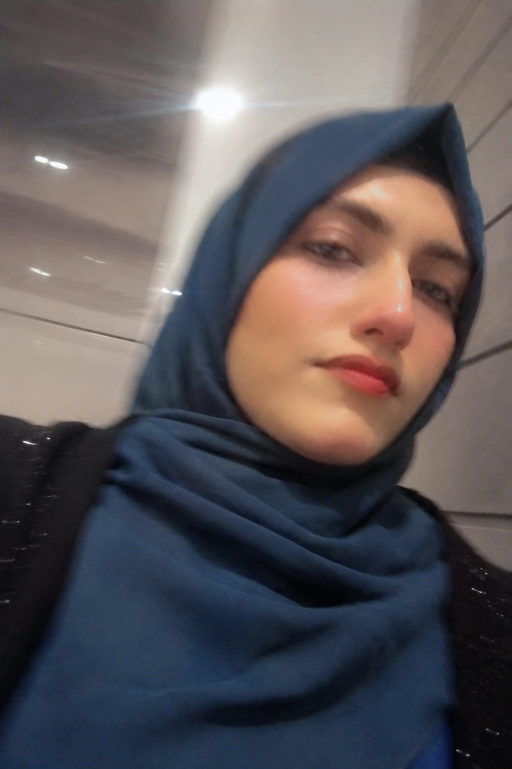
#> input picture assets/photo/placeholder.jpg, 1023 x 1537 px (shown at 1/2 size)
$ python build_banner.py ../assets/photo/placeholder.jpg
#> lines starting #> are read from the running program, lines starting #| are printed output that depends on the picture
### scripts/banner/portrait.py
"""Photo to dithered dot runs: crop, skin mask, luminance adapt, threshold."""

from PIL import Image, ImageChops, ImageFilter, ImageOps

from .build import CROP, GRID_H, GRID_W, LUM_THRESHOLD


def load_rgb(path):
#> called with path = '../assets/photo/placeholder.jpg'
    return Image.open(path).convert("RGB")
#> returned value is the input picture: PIL image 1023x1537 RGB; mean R, G, B 91.3, 85.9, 88.6


def crop_to_grid(img, crop=CROP):
    w, h = img.size
    x0, y0, x1, y1 = crop
    box = (int(w * x0), int(h * y0), int(w * x1), int(h * y1))
    cropped = img.crop(box)
    return ImageOps.fit(cropped, (GRID_W, GRID_H), Image.LANCZOS)


def auto_center_crop(img, max_iter=6):
    w, h = img.size
    x0, y0, x1, y1 = CROP
    cw = x1 - x0
    for _ in range(max_iter):
        temp = crop_to_grid(img, (x0, y0, x1, y1))
        mask = subject_mask(temp)
        mx = wt = 0
        data = list(mask.getdata())
        for yy in range(GRID_H):
            for xx in range(GRID_W):
                v = data[yy * GRID_W + xx]
                if v > 90:
                    mx += xx * v
                    wt += v
        if wt == 0:
            break
        shift = mx / wt - GRID_W / 2
        if abs(shift) < 1.0:
            break
        dx = shift * (cw * w) / GRID_W
        nx0 = max(0.0, min(x0 + dx / w, 1.0 - cw))
        if abs(nx0 - x0) < 1e-4:
            break
        x0, x1 = nx0, nx0 + cw
    return (x0, y0, x1, y1)


def mean_luminance(img):
    gray = ImageOps.grayscale(img)
    data = list(gray.getdata())
    return sum(data) / len(data)


def _largest_blob(mask):
    w, h = mask.size
    raw = list(mask.getdata())
    seen = [False] * (w * h)
    best = []

    def fill(sx, sy):
        stack = [(sx, sy)]
        comp = []
        while stack:
            x, y = stack.pop()
            i = y * w + x
            if x < 0 or y < 0 or x >= w or y >= h or seen[i] or raw[i] == 0:
                continue
            seen[i] = True
            comp.append((x, y))
            stack.extend(((x - 1, y), (x + 1, y), (x, y - 1), (x, y + 1)))
        return comp

    for y in range(h):
        for x in range(w):
            i = y * w + x
            if raw[i] and not seen[i]:
                comp = fill(x, y)
                if len(comp) > len(best):
                    best = comp
    out = Image.new("L", (w, h), 0)
    for x, y in best:
        out.putpixel((x, y), 255)
    return out


def subject_mask(img, thr_scale=1.0):
    hsv = img.convert("HSV")
    h, s, v = hsv.split()
    hue_ok = h.point(lambda p: 255 if p < 32 else 0)
    sat_ok = s.point(lambda p: 255 if 20 < p < 225 else 0)
    val_ok = v.point(lambda p: 255 if p > int(46 * thr_scale) else 0)
    mask = ImageChops.multiply(hue_ok, ImageChops.multiply(sat_ok, val_ok))
    mask = mask.filter(ImageFilter.MedianFilter(5))
    mask = _largest_blob(mask)
    return mask.filter(ImageFilter.GaussianBlur(1))


def _threshold(data, w, h, thresh, dark):
    table = list(data)
    for y in range(h):
        for x in range(w):
            i = y * w + x
            old = table[i]
            new = 255.0 if (old >= thresh if dark else old <= thresh) else 0.0
            err = old - new
            table[i] = new
            if x + 1 < w:
                table[y * w + x + 1] += err * 7 / 16
            if y + 1 < h:
                if x > 0:
                    table[(y + 1) * w + x - 1] += err * 3 / 16
                table[(y + 1) * w + x] += err * 5 / 16
                if x + 1 < w:
                    table[(y + 1) * w + x + 1] += err * 1 / 16
    return table


def dot_runs(img, dark, thr_scale=1.0, mask=None):
    img = crop_to_grid(img, auto_center_crop(img))
    gray = ImageOps.grayscale(img)
    w, h = gray.size
    data = [float(p) for p in gray.getdata()]
    subj = mask if mask is not None else subject_mask(img, thr_scale)
    subj_data = list(subj.getdata())

    mask_mean = 128.0
    subj_lum = [data[i] for i in range(len(data)) if subj_data[i] > 90]
    if subj_lum:
        mask_mean = sum(subj_lum) / len(subj_lum)

    mean = mean_luminance(gray)
    if dark:
        polarity = "paint"
    else:
        polarity = "ink" if mean >= LUM_THRESHOLD else "paint"
    thresh = mask_mean * (0.94 if polarity == "paint" else 1.04)

    table = _threshold(data, w, h, thresh, polarity == "paint")
    for i in range(len(table)):
        if table[i] < 128:
            continue
        lit = data[i] >= 200
        inside = subj_data[i] > 90
        if not (inside or lit):
            table[i] = 0.0

    runs = []
    for y in range(h):
        row = []
        x = 0
        while x < w:
            if table[y * w + x] >= 128:
                x1 = x
                while x + 1 < w and table[y * w + x + 1] >= 128:
                    x += 1
                row.append((x1, x))
            x += 1
        if row:
            runs.append((y, row))
    return runs

### scripts/banner/anim.py
"""SMIL animation generators for the 19.5 s banner timeline."""

from .build import TIMELINE


def _begin(index, total):
    return round(index * TIMELINE / total, 3) if total else 0.0


def materialize(index, total):
    begin = _begin(index, total)
    dur = round(max(0.6, 1.8 - begin), 3)
    return (
        f'<animate attributeName="opacity" values="0;1" '
        f'begin="{begin}s" dur="{dur}s" fill="freeze"/>'
    )


def drift(index, total):
    begin = _begin(index, total)
    amp = -1.5 - (index % 3)
    loop = round(begin + TIMELINE, 3)
    return (
        f'<animateTransform attributeName="transform" type="translate" '
        f'values="0 0; 0 {amp}; 0 0" begin="{begin}s; {loop}s" '
        f'dur="{TIMELINE}s" repeatCount="indefinite"/>'
    )

### scripts/banner/logos.py
"""Tech logo grid: monogram tiles that materialize beneath the info panel."""

from .build import TIMELINE

LOGO_SET = [
    ("PY", "#3776AB"), ("JS", "#F7DF1E"), ("TS", "#3178C6"), ("RD", "#FF2D20"),
    ("RE", "#61DAFB"), ("NX", "#000000"), ("TW", "#06B6D4"), ("GI", "#F05032"),
    ("GH", "#181717"), ("AW", "#FF9900"), ("PG", "#4169E1"), ("GO", "#00ADD8"),
    ("RU", "#DEA584"), ("DK", "#2496ED"), ("PG", "#336791"), ("NM", "#000000"),
]


def logo_grid(theme, origin_x, origin_y, tiles=12, cols=6, size=34, gap=14):
    lines = []
    for i in range(tiles):
        col = i % cols
        row = i // cols
        cx = origin_x + col * (size + gap) + size / 2
        cy = origin_y + row * (size + gap) + size / 2
        label, color = LOGO_SET[i % len(LOGO_SET)]
        begin = round(i * 1.6, 3)
        loop = round(begin + TIMELINE, 3)
        half = size / 2
        lines.append(
            f'<g transform="translate({cx:g} {cy:g})" opacity="0">'
            f'<rect x="-{half:g}" y="-{half:g}" width="{size:g}" height="{size:g}" '
            f'rx="8" fill="{theme["panel"]}" stroke="{color}" stroke-width="1.5"/>'
            f'<text y="5" text-anchor="middle" font-family="monospace" '
            f'font-size="{size * 0.42:g}" fill="{color}">{label}</text>'
            f'<animate attributeName="opacity" values="0;0.85" begin="{begin}s" '
            f'dur="0.8s" fill="freeze"/>'
            f'<animateTransform attributeName="transform" type="translate" '
            f'additive="sum" values="0 0; 0 -4; 0 0" begin="{begin}s; {loop}s" '
            f'dur="{TIMELINE}s" repeatCount="indefinite"/>'
            f'</g>'
        )
    return "\n".join(lines)

### scripts/banner/premium.py
"""Premium decorations: terminal frame, info panel, section divider."""

from .build import CANVAS, FRAME, TIMELINE


def terminal_frame(theme):
    x0, y0, x1, y1 = FRAME
    rx = 18
    return (
        f'<rect x="{x0:g}" y="{y0:g}" width="{x1 - x0:g}" height="{y1 - y0:g}" '
        f'rx="{rx:g}" fill="{theme["panel"]}" stroke="{theme["border"]}" '
        f'stroke-width="2"/>'
        f'<circle cx="{x0 + 24:g}" cy="{y0 + 24:g}" r="6" fill="#EF4444"/>'
        f'<circle cx="{x0 + 46:g}" cy="{y0 + 24:g}" r="6" fill="#F59E0B"/>'
        f'<circle cx="{x0 + 68:g}" cy="{y0 + 24:g}" r="6" fill="{theme["green"]}"/>'
        f'<circle cx="{x0 + 180:g}" cy="{y0 + 30:g}" r="1.5" fill="{theme["cyan"]}">'
        f'<animate attributeName="r" values="1.5;3;1.5" dur="4s" repeatCount="indefinite"/>'
        f'</circle>'
    )


def info_panel(theme, name, roles, contact):
    cx = CANVAS[0] / 2 + 260
    return (
        f'<g>'
        f'<text x="{cx:g}" y="150" text-anchor="middle" font-family="monospace" '
        f'font-size="44" font-weight="700" fill="{theme["portrait"]}">{name}'
        f'<animate attributeName="fill" values="{theme["portrait"]};{theme["cyan"]};'
        f'{theme["green"]};{theme["portrait"]}" dur="{TIMELINE}s" '
        f'repeatCount="indefinite"/></text>'
        f'<text x="{cx:g}" y="200" text-anchor="middle" font-family="monospace" '
        f'font-size="20" fill="{theme["text"]}">{roles}<tspan fill="{theme["cyan"]}">|</tspan>'
        f'<animate attributeName="opacity" values="1;0.4;1" dur="2s" '
        f'repeatCount="indefinite"/></text>'
        f'<text x="{cx:g}" y="248" text-anchor="middle" font-family="monospace" '
        f'font-size="16" fill="{theme["cyan"]}">{contact}</text>'
        f'</g>'
    )


def divider(theme):
    return (
        f'<svg xmlns="http://www.w3.org/2000/svg" width="1000" height="24" '
        f'viewBox="0 0 1000 24">'
        f'<defs><linearGradient id="g" x1="0" x2="1">'
        f'<stop offset="0" stop-color="{theme["cyan"]}"/>'
        f'<stop offset="0.5" stop-color="{theme["portrait"]}"/>'
        f'<stop offset="1" stop-color="{theme["green"]}"/>'
        f'</linearGradient></defs>'
        f'<rect x="0" y="8" width="1000" height="8" rx="4" fill="url(#g)">'
        f'<animate attributeName="opacity" values="0.4;1;0.4" dur="6s" '
        f'repeatCount="indefinite"/></rect>'
        f'</svg>'
    )

### scripts/build_banner.py
#!/usr/bin/env python3
"""One-command banner builder: photo -> dark.svg + light.svg + dividers."""

import os
import sys

from banner import portrait, verify
from banner.anim import drift, materialize
from banner.build import CANVAS, DOT, FRAME, FRAME_H, FRAME_W, PXO, PYO, THEMES, TIMELINE
from banner.logos import logo_grid
from banner.premium import divider, info_panel, terminal_frame

NAME = "Syeda Noor Fatima"
ROLES = "Full-Stack Dev · Agentic AI · DevOps"
CONTACT = "syedanoorfatima610@gmail.com"


def _glow(theme):
    fx = FRAME[0] + FRAME_W / 2
    fy = FRAME[1] + FRAME_H / 2
    return (
        f'<radialGradient id="glow" cx="50%" cy="50%" r="50%">'
        f'<stop offset="0" stop-color="{theme["portrait"]}" stop-opacity="0.25"/>'
        f'<stop offset="1" stop-color="{theme["bg"]}" stop-opacity="0"/>'
        f'</radialGradient>'
        f'<circle cx="{fx:g}" cy="{fy:g}" r="{FRAME_W * 0.62:g}" fill="url(#glow)">'
        f'<animate attributeName="opacity" values="0.6;1;0.6" dur="{TIMELINE}s" '
        f'repeatCount="indefinite"/></circle>'
    )


def banner_svg(theme_key, photo):
    theme = THEMES[theme_key]
    runs = portrait.dot_runs(photo, dark=(theme_key == "dark"))
    total = len(runs) or 1
    parts = [
        f'<svg xmlns="http://www.w3.org/2000/svg" width="{CANVAS[0]:g}" '
        f'height="{CANVAS[1]:g}" viewBox="0 0 {CANVAS[0]:g} {CANVAS[1]:g}" '
        f'font-family="monospace">',
        f'<defs>{_glow(theme)}</defs>',
        f'<rect width="{CANVAS[0]:g}" height="{CANVAS[1]:g}" fill="{theme["bg"]}"/>',
        terminal_frame(theme),
    ]
    for i, (band_y, row) in enumerate(runs):
        segs = []
        for x1, x2 in row:
            xa = PXO + x1 * DOT
            xb = PXO + (x2 + 1) * DOT
            y = PYO + band_y * DOT + DOT / 2
            segs.append(f'<line x1="{xa:.2f}" y1="{y:.2f}" x2="{xb:.2f}" y2="{y:.2f}"/>')
        parts.append(
            f'<g stroke="{theme["portrait"]}" stroke-width="{DOT}" stroke-linecap="round">'
            + "".join(segs)
            + materialize(i, total)
            + drift(i, total)
            + "</g>"
        )
    parts.append(info_panel(theme, NAME, ROLES, CONTACT))
    parts.append(logo_grid(theme, 620, 320))
    parts.append("</svg>")
    return "\n".join(parts)


def main():
    if len(sys.argv) != 2:
        print("usage: python scripts/build_banner.py <photo>")
        return 1
    photo_path = sys.argv[1]
    if not os.path.exists(photo_path):
        print(f"error: photo not found: {photo_path}")
        return 1
    root = os.path.dirname(os.path.dirname(os.path.abspath(__file__)))
    photo = portrait.load_rgb(photo_path)
    for key in ("dark", "light"):
        out = os.path.join(root, f"{key}.svg")
        with open(out, "w", encoding="utf-8") as fh:
            fh.write(banner_svg(key, photo))
        print(f"wrote {out}")
#> this loop made 2 passes
#> total in banner_svg on pass 1: 100
#> total in banner_svg on pass 2: 100
#> pass 1, in crop_to_grid, `cropped = img.crop(box)`:
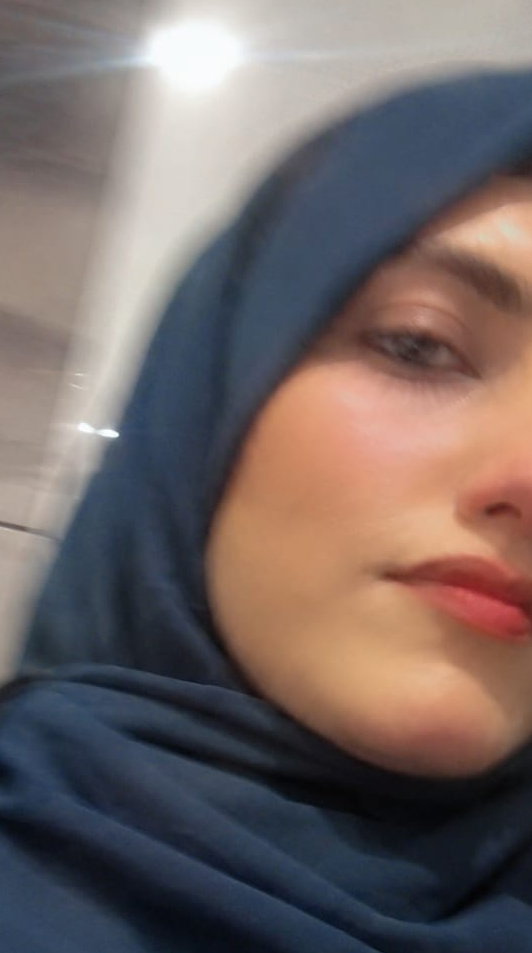
#> cropped: PIL image 532x953 RGB; mean R, G, B 114.3, 102.1, 100.8
#> pass 1, in subject_mask, `h, s, v = hsv.split()`:
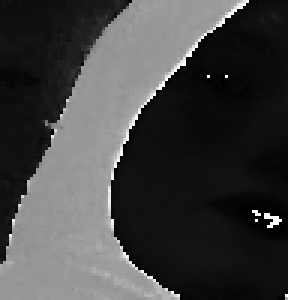
#> h: PIL image 96x100 L (shown 3 times larger); min 0, max 254, mean 65.6
#> pass 1, in subject_mask, `h, s, v = hsv.split()`:
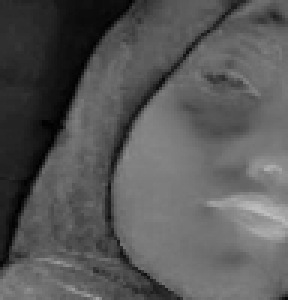
#> s: PIL image 96x100 L (shown 3 times larger); min 0, max 192, mean 87.9
    for key in ("dark", "light"):
        out = os.path.join(root, f"divider-{key}.svg")
        with open(out, "w", encoding="utf-8") as fh:
            fh.write(divider(THEMES[key]))
        print(f"wrote {out}")
#> this loop made 2 passes
#| wrote divider-dark.svg
#| wrote divider-light.svg
    return 0


if __name__ == "__main__":
    sys.path.insert(0, os.path.dirname(os.path.abspath(__file__)))
    sys.exit(main())
#> (the program exits here)
